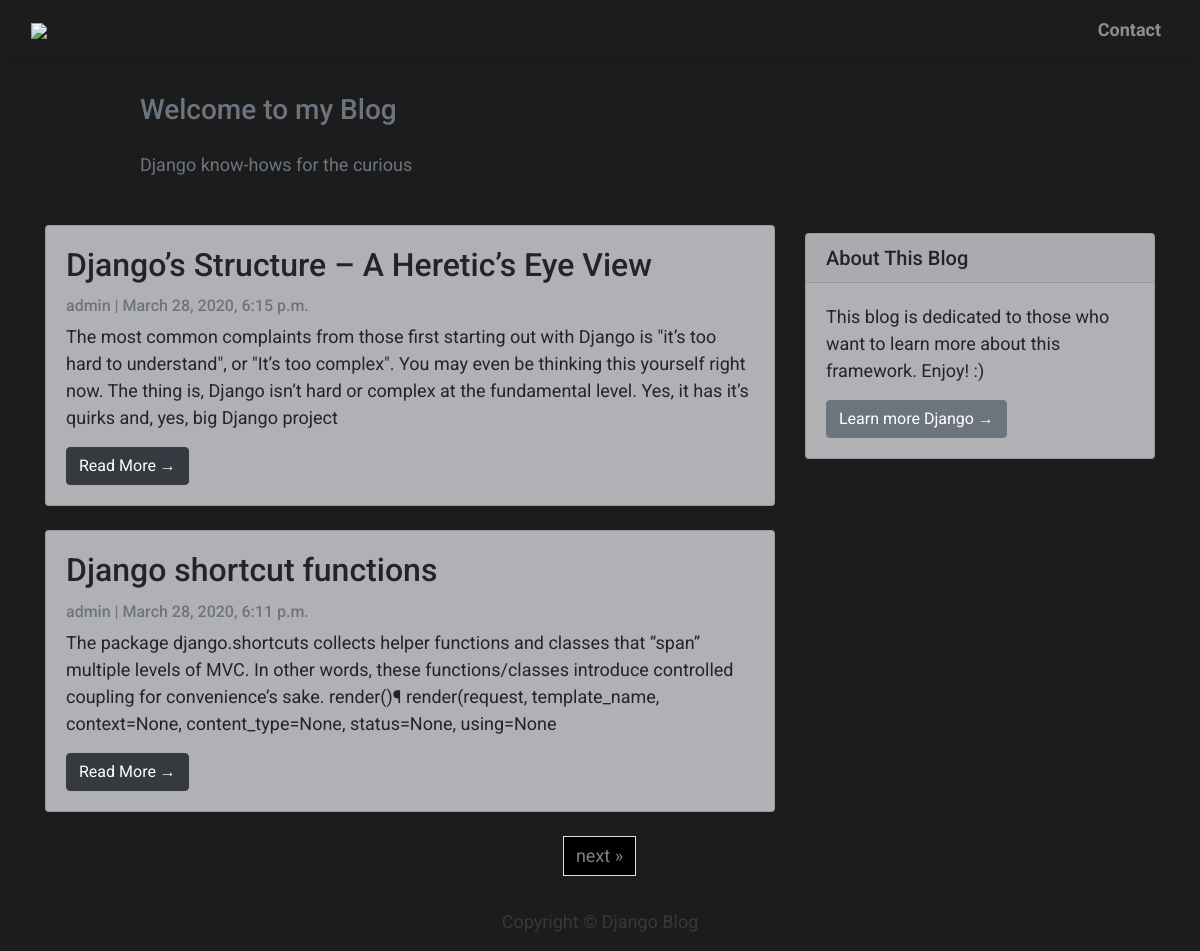
The page / on the database its author committed.
### blog_app/models.py (models this page shows, shortened)
class Post(models.Model):
    title = models.CharField(max_length=200, unique=True)
    slug = models.SlugField(max_length=200, unique=True)
    author = models.ForeignKey(User, on_delete=models.CASCADE, related_name='blog_posts')
    updated_on = models.DateTimeField(auto_now=True)
    content = models.TextField()
    created_on = models.DateTimeField(auto_now_add=True)
    status = models.IntegerField(choices=STATUS, default=0)
    class Meta:
        ordering = ['-created_on']

### blog_app/views.py (the view)
# urls.py: path('', views.PostList.as_view(), name='home'),
class PostList(generic.ListView):
    queryset = Post.objects.filter(status=1).order_by('-created_on')
    template_name = 'index.html'
    paginate_by = 2

### blog_app/templates/index.html (shortened to what this page needs)
{% extends "base.html" %}
{% block content %}
<header class="titleBand">
    <div class="container">
        <div class="row">
            <div class=" col-md-8 col-md-10 mx-auto">
                <div class="site-heading">
                    <h3 class=" site-heading my-4 mt-3 text-muted">Welcome to my Blog </h3>
                    <p class="text-secondary">Django know-hows for the curious
                    </p>
                </div>
            </div>
        </div>
    </div>
</header>
<div class="container">
    <div class="row">
        <div class="col-md-8 mt-3 left">
            {% for post in post_list %}
            <div class="card card-bg-custom mb-4">
                <div class="card-body">
                    <h2 class="card-title">{{ post.title }}</h2>
                    <p class="card-text text-muted h6">{{ post.author }} | {{ post.created_on}} </p>
                    <p class="card-text">{{post.content|slice:":300" }}</p>
                    <a href="{% url 'post_detail' post.slug  %}" class="btn btn-dark">Read More &rarr;</a>
                </div>
            </div>
            {% endfor %}
        </div>
        {% block sidebar %}
        {% include 'sidebar.html' %}
        {% endblock sidebar %}
    </div>
{% if is_paginated %}
    <nav aria-label="Page navigation container">
    <ul class="pagination justify-content-center">
      {% if page_obj.has_next %}
        <li><a href="?page={{ page_obj.next_page_number }}" class="page-link"> next &raquo;</a></li>
      {% endif %}
    </ul>
    </nav>
</div>
{% endif %}
{%endblock%}

### blog_app/templates/base.html (style rules this page uses)
body { font-family: "Roboto", sans-serif; font-size: 17px; background-color: #1C1C1C; }
.titleBand { background: #1C1C1C; height: auto; padding-bottom: 15px; padding-top: 10px; }

### blog_app/templates/index.html (style rules this page uses)
body { font-family: "Roboto", sans-serif; font-size: 18px; background-color: #1C1C1C; }
.card-bg-custom { background-color: #B1B1B5 !important; }
.pagination > li > a { background-color: black; color: grey; }

### blog_app/templates/sidebar.html (style rules this page uses)
.card-bg-custom { background-color: #B1B1B5 !important; }

### rows shown on the page
Post: title "Django’s Structure – A Heretic’s Eye View", author "admin", created_on "March 28, 2020, 6:15 p.m.", content "The most common complaints from those first starting out with Django is \"it’s too hard to understand\", or \"It’s too complex\". You may even be thinking this yourself right now. The thing is, Django isn’t hard or complex at the fundamental level. Yes, it has it’s quirks and, yes, big Django project"
Post: title "Django shortcut functions", author "admin", created_on "March 28, 2020, 6:11 p.m.", content "The package django.shortcuts collects helper functions and classes that “span” multiple levels of MVC. In other words, these functions/classes introduce controlled coupling for convenience’s sake. render()¶ render(request, template_name, context=None, content_type=None, status=None, using=None"
